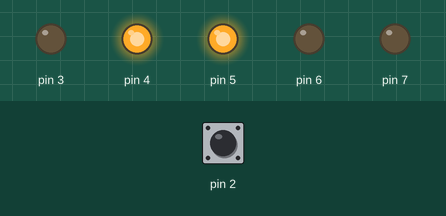
Recording of a sketch running on a simulated Arduino Uno, built with avr-gcc and run on an emulated ATmega328P. Shown: output pins drawn as LEDs (lit = HIGH). The test bench sets the inputs (shaded band); at power-on: pin 2 HIGH.

Above: at 1.2 s.
1.3 s: pin 2 pulled LOW for 0.15 s
At 3.7 s:
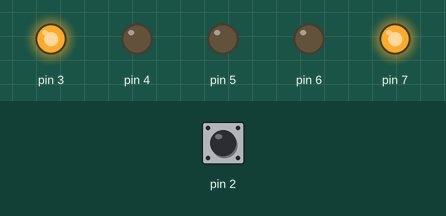
7.4 s: pin 2 pulled LOW for 3.2 s
At 7.4 s:
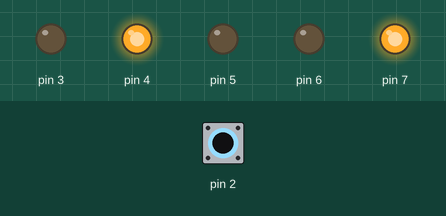
At 11.0 s:
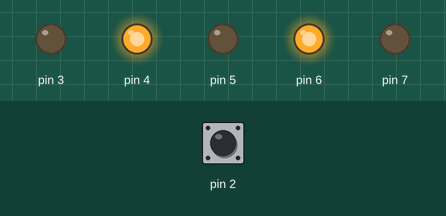
Timing chart, 0 to 18.1 s (numbered marks = the images above; inputs shaded):
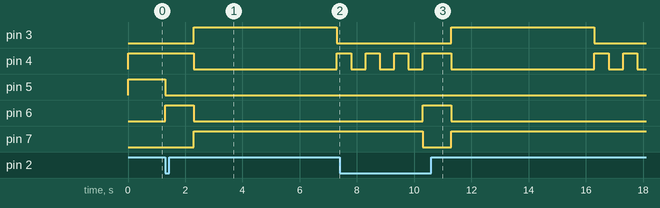

The sketch:

semaforo.ino
```cpp
/**
   Semáforo de pedestres
   @author Professor José de Assis
*/

void setup() {
  pinMode(2, INPUT_PULLUP);
  pinMode(3, OUTPUT);
  pinMode(4, OUTPUT);
  pinMode(5, OUTPUT);
  pinMode(6, OUTPUT);
  pinMode(7, OUTPUT);
}

void loop() {
  int botao = digitalRead(2);
  //se o botão for pressionado
  if (botao == 0) {
    // Passo 1
    digitalWrite(6, HIGH); // acende led amarelo carros
    digitalWrite(4, HIGH); // acende led vermelho pedestre
    digitalWrite(5, LOW); // apaga led verde carros
    delay(1000);
    // Passo 2
    digitalWrite(7, HIGH); // acende led vermelho carros
    digitalWrite(3, HIGH); // acende led verde pedestre
    digitalWrite(6, LOW); // apaga led amarelo carros
    digitalWrite(4, LOW); // apaga led vermelho pedestre
    delay(5000);
    // Passo 3
    digitalWrite(7, HIGH); // acende led vermelho carros
    digitalWrite(3, LOW); // apaga led verde pedestre
    //piscar led vermelho pedestre
    digitalWrite(4, HIGH);
    delay(500);
    digitalWrite(4, LOW);
    delay(500);
    digitalWrite(4, HIGH);
    delay(500);
    digitalWrite(4, LOW);
    delay(500);
    digitalWrite(4, HIGH);
    delay(500);
    digitalWrite(4, LOW);
    delay(500);
    digitalWrite(7, LOW); // apagar led vermelho carro
  } else {
    digitalWrite(4, HIGH);
    digitalWrite(5, HIGH);
  }
}
```

Measured:
- after the input at 1.3 s, pin 3: LOW → HIGH after 1.0 s, → LOW 5.0 s later; pin 4: HIGH → LOW after 1.0 s, → HIGH 5.0 s later; pin 5: HIGH → LOW at once; pin 6: LOW → HIGH at once, → LOW 1.0 s later; pin 7: LOW → HIGH after 1.0 s
- after the input at 7.4 s, pin 3: LOW → HIGH after 3.9 s, → LOW 5.0 s later; pin 5: stays LOW (without the input it goes to HIGH after 2.9 s); pin 6: LOW → HIGH after 2.9 s, → LOW 1.0 s later
